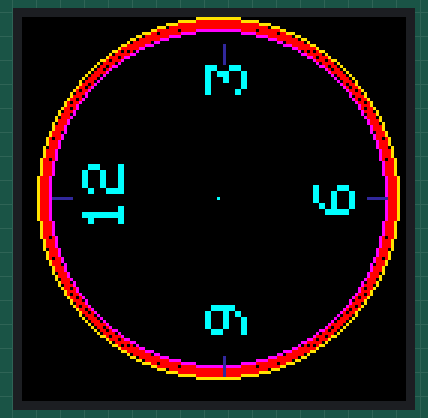
Recording of a program running on a simulated Arduino Uno, built with avr-gcc and run on an emulated ATmega328P. On the bench: 128×128 colour display.

Above: at 0.3 s.

The program:

main.cpp
```cpp
//TFT 128x128 wyswietlacz RGB:
#include <Arduino.h>
#include <TFT_ILI9163C.h>
#include <Adafruit_GFX.h>
#include <SPI.h>
#define	RED     0xF800
#define BLUE 0x003153
#define YELLOW 0xffff00
#define CYAN 0x07E0
#define GREEN 0x07FF
#define MAGENTA 0xF81F

TFT_ILI9163C display = TFT_ILI9163C(10,9); //CS i DS to numery pinów, do których podłączyliśmy wskazane sygnały.
//Jeśli podłączyłeś wyświetlacz dokładnie jak w opisie powyżej tosą to odpowiednio 10 i 9.

void setup() {
  display.begin();
  display.fillScreen(BLACK);
  display.setTextSize(2);
  display.setTextColor(GREEN);
  display.setCursor(57,20);
  display.print("12");
  display.setCursor(62,97);
  display.print("6");
  display.setCursor(22,61);
  display.print("9");
  display.setCursor(102,61);
  display.print("3");
  display.drawPixel(67,65,GREEN);
  display.drawCircle(67,65,60.5,YELLOW);
  display.drawCircle(67,65,56.5,MAGENTA);
  display.drawCircle(67,65,57.5,RED);
  display.drawCircle(67,65,58.5,RED);
  display.drawCircle(67,65,59.5,RED);
  display.drawFastVLine(67,115,7,BLUE);
  display.drawFastVLine(67,10,7,BLUE);
  display.setRotation(1);
  display.drawFastVLine(67,113,7,BLUE);
  display.drawFastVLine(67,9,7,BLUE);
  ///display.drawTriangle(40,40,40,40,40,40,BLACK);

}
void loop(){
///display.drawTriangle(40,40,40,40,40,40,BLACK);
///delay(80);
///display.fillScreen(GREEN);
///delay(80);
///display.fillScreen(CYAN);
///delay(80);
///display.fillScreen(RED);
///delay(80);
}
```
